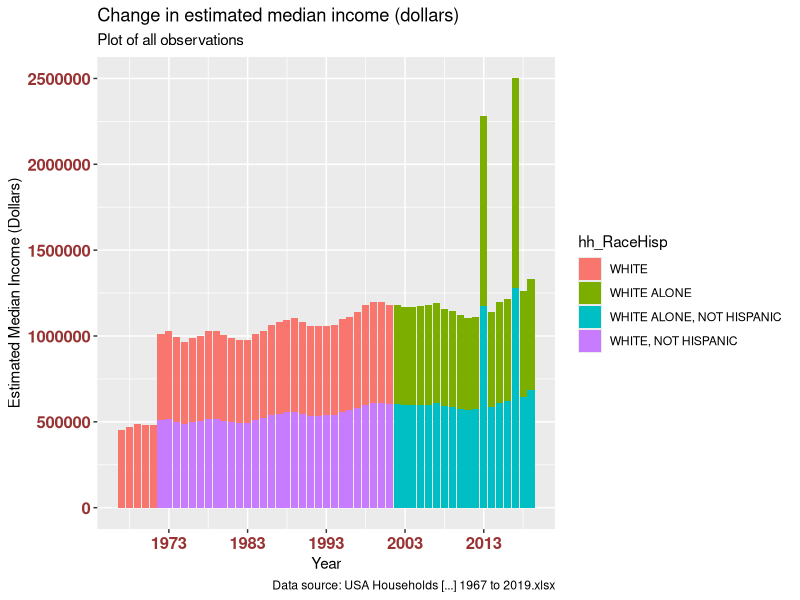

Recreate this plot in R.
## ---- chunk 1
#| label: setup
#| warning: false
#| message: false

my_packages <- c("tidyverse", "readxl", "ggplot2", "knitr") # create vector of packages
invisible(lapply(my_packages, require, character.only = TRUE)) # load multiple packages

knitr::opts_chunk$set(echo = TRUE, warning=FALSE, message=FALSE)
## ---- chunk 2

df_USHouseholds <- read_excel("../posts/_data/USA Households by Total Money Income, Race, and Hispanic Origin of Householder 1967 to 2019.xlsx", na = "N") # the Excel workbook has one worksheet to read in. Empty values are represented by cells with character "N".

df_USHouseholds

## ---- chunk 3

  # capture info from header and footnotes in a separate df
df_footnotes <- df_USHouseholds %>%
  slice(1:2, 358:n()) %>%
  setNames(c("dataHeaderAndFootnotes"))

  # the big tidy and mutation spree on the primary df
df_USHouseholds <- df_USHouseholds %>%
    # don't need the header
  slice(-(1:2)) %>%
    # renaming just to make the next line of code easier to read
  rename(hh_yrh_origin = 1) %>%
    # by making 3 copies of this column, I can more easily tidy up values
  mutate(year = hh_yrh_origin, hh_RaceHisp = hh_yrh_origin, footnote = hh_yrh_origin) %>%
    # moving my new columns to the beginning
  relocate(c("year", "hh_RaceHisp", "footnote")) %>%
    # erase end notes
  mutate(across(c("year","hh_RaceHisp","footnote"), str_replace, '^Note:.+$|^Source:.+$|^N\\s.+$|^\\d{1,2}\\s.+$', '')) %>%
    # erase text labels
  mutate(across(year, str_replace, '^[[:alpha:]]+[[:alpha:],()\\d\\s\\\\]+$', '')) %>%
    # erase commas
  mutate(across(year, str_replace, '[,]', '')) %>%
    # erase superscript digits
  mutate(across(year, str_replace, '\\s[\\d\\s]+$', '')) %>%
    # erase year and space
  mutate(across(c("hh_RaceHisp","footnote"), str_replace, "^\\d{4}\\s?", '')) %>%
    # erase superscript digits
  mutate(across(hh_RaceHisp, str_replace, "\\d{1,2}", '')) %>%
    # erase superscript digits with comma
  mutate(across(hh_RaceHisp, str_replace, ",\\s\\d{1,2}", '')) %>%
    # erase \r\n
  mutate(across(c("hh_RaceHisp","footnote"), str_replace, "\r\n.*$", '')) %>%
    # replace empty values with NA
  mutate(across(c("year","hh_RaceHisp","footnote"), ~ifelse(.=="", NA, as.character(.)))) %>%
    # populate hh_RaceHisp column with values
  fill(hh_RaceHisp) %>%
    # omit unnecessary columns
  select(-c("hh_yrh_origin","...3")) %>%
    # tidy up column names for the rest of the table
  rename(
    hh_numInThousands = ...2,
    est_medIncomeInDollars = ...13,
    margErr_medIncomeInDollars = ...14,
    est_meanIncomeInDollars = ...15,
    margErr_meanIncomeInDollars = ...16
  ) %>%
    # remove rows where year is NA
  filter(!is.na(year)) %>%
    # convert data types
  mutate(
    hh_RaceHisp = factor(hh_RaceHisp),
    year = make_date(year = year, month = 1, day = 1),
    across(hh_numInThousands:margErr_meanIncomeInDollars, as.numeric)
    ) %>%
    # make it long for better normalization
  pivot_longer(
    cols = ...4:...12,
    names_to = "income",
    values_to = "percentDistribution"
  ) %>%
    # Update the income text to match the original data headers
  mutate(
    income = case_match(
      income,
      "...4" ~ "Under $15,000",
      "...5" ~ "$15,000 to $24,999",
      "...6" ~ "$25,000 to $34,999",
      "...7" ~ "$35,000 to $49,999",
      "...8" ~ "$50,000 to $74,999",
      "...9" ~ "$75,000 to $99,999",
      "...10" ~ "$100,000 to $149,999",
      "...11" ~ "$150,000 to $199,999",
      "...12" ~ "$200,000 and over"
    ),
    # Convert income to factor and set levels to match numerical order
    income = factor(income, levels = c("Under $15,000", "$15,000 to $24,999", "$25,000 to $34,999", "$35,000 to $49,999", "$50,000 to $74,999", "$75,000 to $99,999", "$100,000 to $149,999", "$150,000 to $199,999", "$200,000 and over"))) %>%
    # put this at the beginning
  relocate(c("income", "percentDistribution"), .after = footnote) %>%
    # sort
  arrange(year, hh_RaceHisp, income, footnote)

df_USHouseholds
df_footnotes

## ---- chunk 4
# count unique and missing values
df_USHouseholds %>% summarize(
  yearNA = sum(is.na(year)),
  hh_RaceHispNA = sum(is.na(hh_RaceHisp)),
  footnoteNA = sum(is.na(footnote)),
  incomeNA = sum(is.na(income)),
  percentDistributionNA = sum(is.na(percentDistribution)),
  hh_numInThousandsNA = sum(is.na(hh_numInThousands))
  )

# The second set is less important to my analysis and has a lot of NAs
df_USHouseholds %>% summarize(  
  est_medIncomeInDollarsNA = sum(is.na(est_medIncomeInDollars)),
  margErr_medIncomeInDollarsNA = sum(is.na(margErr_medIncomeInDollars)),
  est_meanIncomeInDollarsNA = sum(is.na(est_meanIncomeInDollars)),
  est_meanIncomeInDollarsNA = sum(is.na(est_meanIncomeInDollars)),
  margErr_meanIncomeInDollarsNA = sum(is.na(margErr_meanIncomeInDollars))
  )


# these two groupings reveal which years are duplicated by footnotes: 2013 (with footnotes 3 and 4) and 2017 (with footnote 2)

df_USHouseholds %>% 
  group_by(year,hh_RaceHisp) %>%
  summarize(
    countIncome = n(),
    sumPD = sum(percentDistribution),
    numMean = mean(hh_numInThousands)
    ) %>%
  subset(select = c(year, hh_RaceHisp, countIncome, sumPD, numMean))

df_USHouseholds %>% 
  group_by(year,footnote) %>%
  summarize(
    countFeet = n()
    ) %>%
  subset(select = c(year, footnote, countFeet))

# These are the footnotes for 2013. Based on this, it sounds like 2013^4 is the corrected data. I will omit 2013^3.

# 3 The 2014 CPS ASEC included redesigned questions for income and health insurance coverage. All of the approximately 98,000 addresses were eligible to receive the redesigned set of health insurance coverage questions. The redesigned income questions were implemented to a subsample of these 98,000 addresses using a probability split panel design. Approximately 68,000 addresses were eligible to receive a set of income questions similar to those used in the 2013 CPS ASEC and the remaining 30,000 addresses were eligible to receive the redesigned income questions. The source of these 2013 estimates is the portion of the CPS ASEC sample which received the redesigned income questions, approximately 30,000 addresses.	
# 4 The source of these 2013 estimates is the portion of the CPS ASEC sample which received the income questions consistent with the 2013 CPS ASEC, approximately 68,000 addresses.

# This is the footnote for 2017. Again, a correction. Therefore, I will omit the 2017^NA rows.

# 2 Estimates reflect the implementation of an updated data processing system, allowing users to evaluate the impact, and should be used to make comparisons to 2018 and subsequent years. \r\n

# filtering with NAs in play is tricky...
df_USHouseholdsFILTER <- df_USHouseholds %>%
  filter(is.na(footnote) | (year != '2013-01-01' | footnote != 3))

df_USHouseholdsFILTER <- df_USHouseholdsFILTER %>%
  filter((is.na(footnote) & year != '2017-01-01') | (!is.na(footnote)))

# sanity check the results

df_USHouseholdsFILTER

df_USHouseholdsFILTER %>% 
  group_by(year,hh_RaceHisp) %>%
  summarize(
    countIncome = n(),
    sumPD = sum(percentDistribution),
    numMean = mean(hh_numInThousands)
    ) %>%
  subset(select = c(year, hh_RaceHisp, countIncome, sumPD, numMean))

df_USHouseholdsFILTER %>% 
  group_by(year,footnote) %>%
  summarize(
    countFeet = n()
    ) %>%
  subset(select = c(year, footnote, countFeet))

## ---- chunk 5

# footnotes complicate things and introduce duplicate rows.
ggplot(filter(df_USHouseholds, str_detect(hh_RaceHisp, "WHITE")), aes(x=year, y=est_medIncomeInDollars, fill=hh_RaceHisp)) +
  #geom_line() + 
  geom_bar(position="stack", stat="identity") +
  #geom_smooth(method=lm, level=0.95, show.legend=TRUE) +
  labs(title = "Change in estimated median income (dollars)",
              subtitle = "Plot of all observations",
              caption = "Data source: USA Households [...] 1967 to 2019.xlsx",
              x = "Year", y = "Estimated Median Income (Dollars)",
              ) +
  theme(axis.text.x = element_text(face="bold", color="#993333", 
                           size=12),
          axis.text.y = element_text(face="bold", color="#993333", 
                           size=12)) +
  scale_x_date(date_breaks = "10 years" , date_labels = "%Y")
